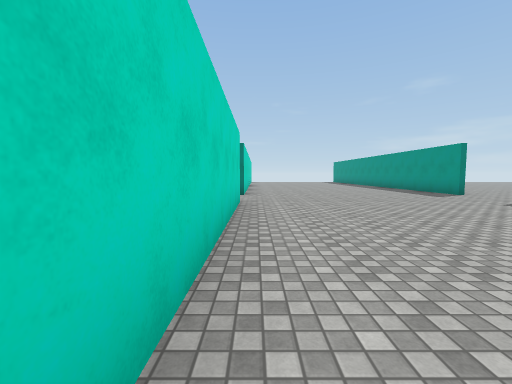
View 1 (above)

12 first-person views from a walk through a 3-D level made in the Unity game engine. The camera is 1.4 m above the floor, tilts 4° down and sees 90° across. Doors are open. The floor is counted in squares, 2 m on a side. Each view is taken from the middle of a square. On the plan, view 1 faces up. The plan holds only what a view shows up to about 9 squares ahead; the rest is blank. The place goes on beyond the plan. The player character is not drawn. Surface patterns are stand-ins for the level's own textures.

View 2
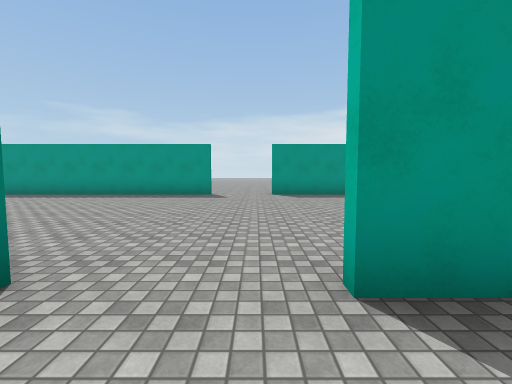

View 3
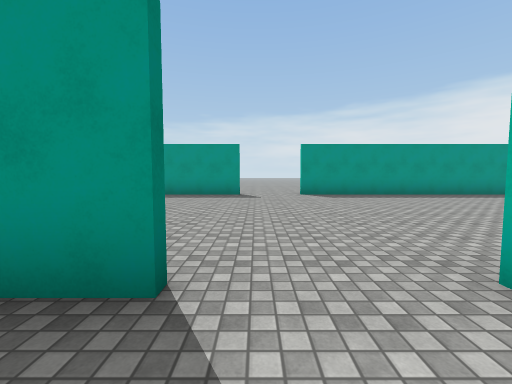

View 4
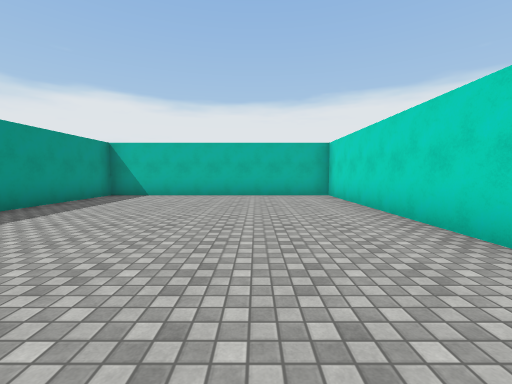

View 5
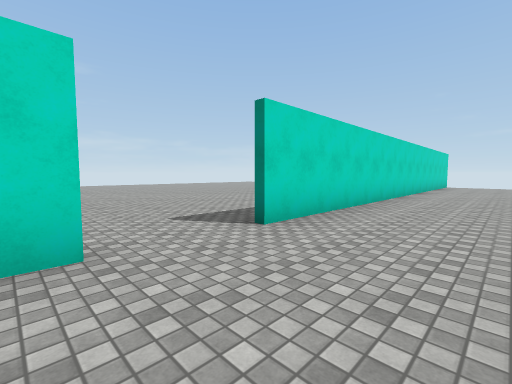

View 6
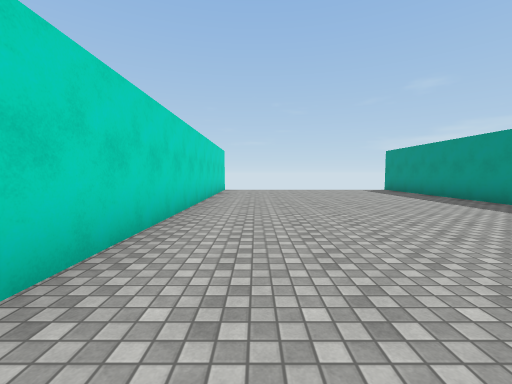

View 7
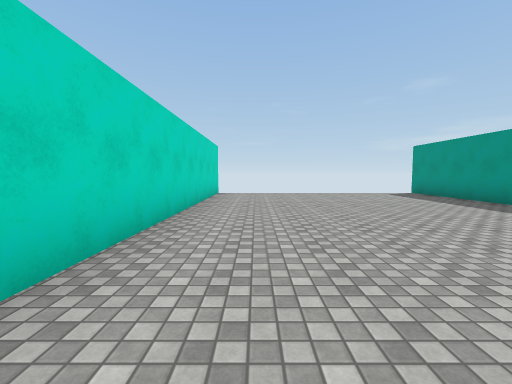

View 8
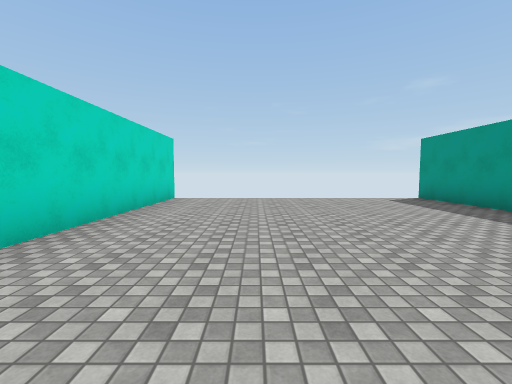

View 9
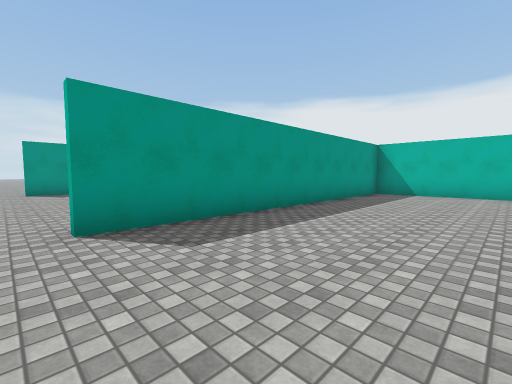

View 10
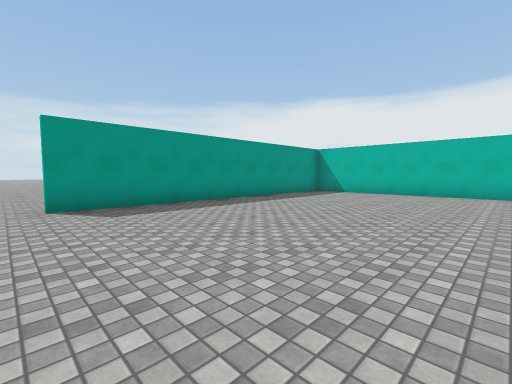

View 11
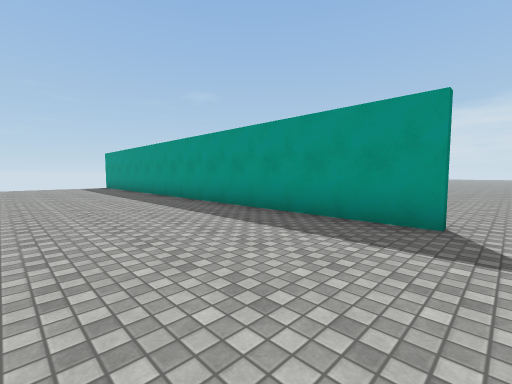

View 12
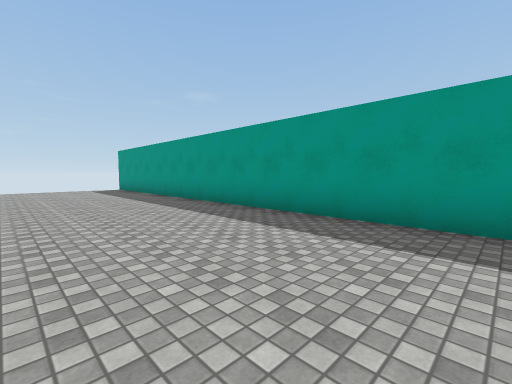

### Floor plan
Points are (right, up) in squares from view 1. A wall is a line through its corners. A room is listed if a view was taken in it or the views show most of it. See-through windows are left out.
Room 1 (views 1, 4, 5, 6, 7, 8, 10, 11, 12)
walls: (6.8, 8.5) (6.8, 22.6); (-0.4, 6.5) (-0.4, -2.5) (6.8, -2.5) (6.8, 6.5); (-0.4, 22.6) (-0.4, 8.5)
ways out: open door at (-0.5, 7.5) to room 2; open door at (7, 7.5)
Room 2 (views 2, 3, 9)
walls: (-0.6, 8.5) (-0.6, 9.5); (-4, -2.5) (-0.6, -2.5) (-0.6, 6.5)
ways out: open door at (-0.5, 7.5) to room 1

Positions as (right, up) in squares from view 1, and headings:
1: (0, 0), facing up
2: (-2, 7), facing right
3: (-2, 8), facing right
4: (2, 6), facing down
5: (2, 6), facing up-left
6: (1, 11), facing up
7: (1, 13), facing up
8: (2, 15), facing up
9: (-4, 7), facing down-right
10: (1, 7), facing down-right
11: (3, 8), facing up-right
12: (3, 10), facing up-right
